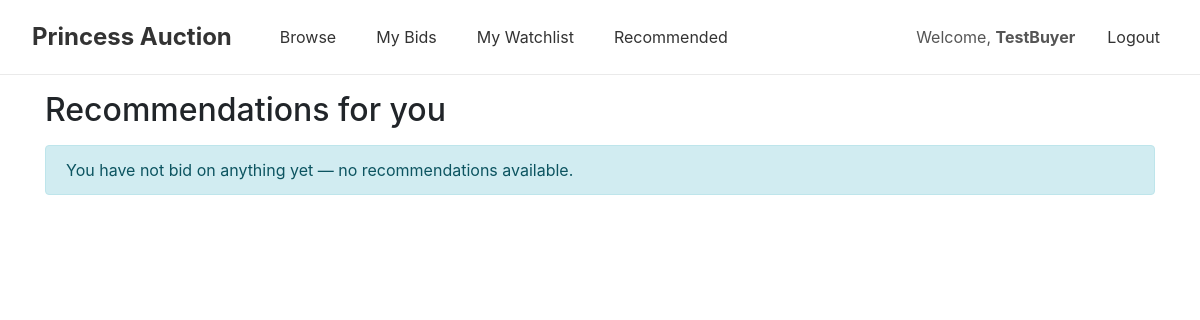
Before: /recommendations.php (signed in) with the older database file.
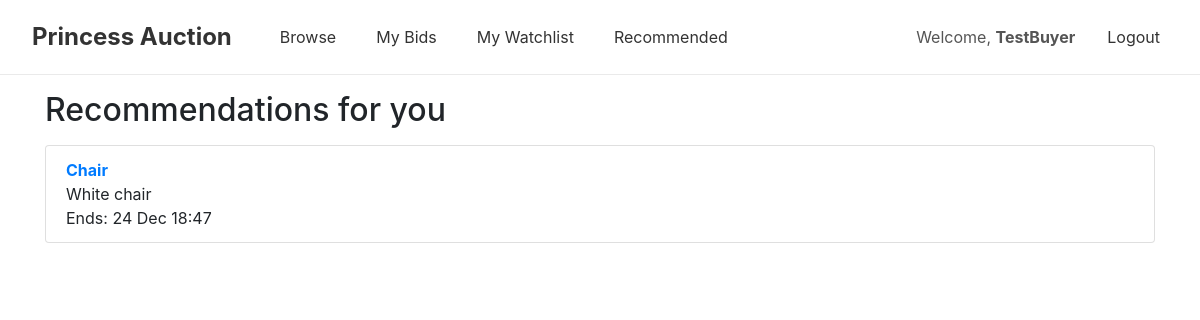
After: the same page with the newer database file.
### tables this page shows
CREATE TABLE `auction` (
  `auction_id` int(11) NOT NULL,
  `item_id` int(11) NOT NULL,
  `start_price` decimal(10,2) NOT NULL CHECK (`start_price` > 0),
  `reserve_price` decimal(10,2) NOT NULL CHECK (`reserve_price` >= 0),
  `start_time` datetime DEFAULT current_timestamp(),
  `end_time` datetime NOT NULL,
  `status` enum('Sched','Live','Closed','Unsold') DEFAULT 'Sched'
);

CREATE TABLE `Item` (
  `item_id` int(11) NOT NULL,
  `seller_id` int(11) NOT NULL,
  `category_id` int(11) DEFAULT NULL,
  `title` varchar(255) NOT NULL,
  `description` text DEFAULT NULL,
  `condition` varchar(50) NOT NULL,
  `date_created` datetime DEFAULT current_timestamp()
);

### recommendations.php (the view, shortened to what this page needs)
<?php include_once("header.php")?>
<div class="container">
<h2 class="my-3">Recommendations for you</h2>
<?php
$user_id = $_SESSION['user_id'];
?>
<?php
$conn = connectDB();
$sql_bid_cat = "
    SELECT i.category_id, COUNT(*) AS freq
    FROM bid b
    JOIN auction a ON b.auction_id = a.auction_id
    JOIN item i ON i.item_id = a.item_id
    WHERE b.bidder_id = ?
    GROUP BY i.category_id
    ORDER BY freq DESC
    LIMIT 1
";
$stmt_bid_cat = $conn->prepare($sql_bid_cat);
$stmt_bid_cat->bind_param("i", $user_id);
$stmt_bid_cat->execute();
$res_bid_cat = $stmt_bid_cat->get_result();
if ($res_bid_cat->num_rows === 0) {
    echo "<div class='alert alert-info'>You have not bid on anything yet — no recommendations available.</div>";
    include_once("footer.php");
    exit();
}
  $fav_bid_category = $res_bid_cat->fetch_assoc()['category_id'];
    $sql_bid_rec = "
        SELECT a.auction_id, i.item_id, i.title, i.description, a.end_time
        FROM auction a
        JOIN item i ON a.item_id = i.item_id
        WHERE i.category_id = ?
          AND a.end_time > NOW()
          AND a.auction_id NOT IN (
              SELECT auction_id FROM bid WHERE bidder_id = ?
          )
        LIMIT 10
    ";
    $stmt_bid_rec = $conn->prepare($sql_bid_rec);
    $stmt_bid_rec->bind_param("ii", $fav_bid_category, $user_id);
    $stmt_bid_rec->execute();
    $res_bid_rec = $stmt_bid_rec->get_result();
 echo '<ul class="list-group">';
while ($row = $res_bid_rec->fetch_assoc()) {
    echo '
      <li class="list-group-item">
        <a href="listing.php?item_id='.$row['item_id'].'">
          <strong>'.$row['title'].'</strong>
        </a><br>
        '.$row['description'].'<br>
        Ends: '.(new DateTime($row['end_time']))->format('j M H:i').'
      </li>';
}
echo '</ul>';
?>
</div>
<?php include_once("footer.php")?>

Changed rows visible on the page:
added auction: item.title "Chair", item.description "White chair", end_time "24 Dec 18:47"
Other visible differences:
text no longer shown: "You have not bid on anything yet — no recommendations available."
